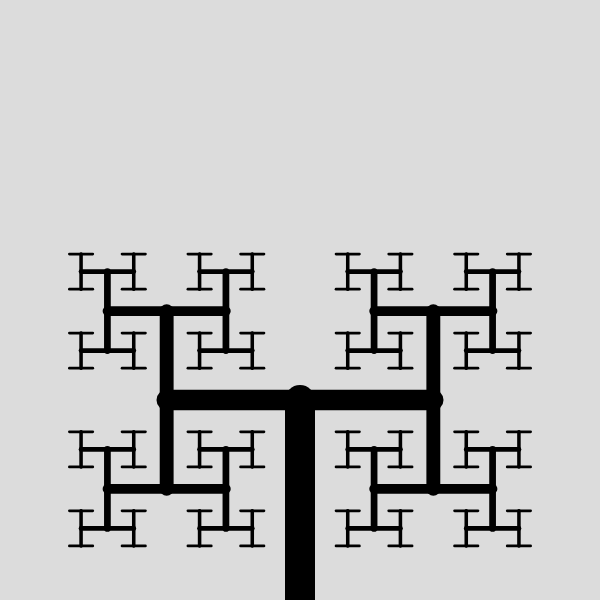
Frame 1 (no input)
Frame 60 (no input): identical to frame 1, image omitted
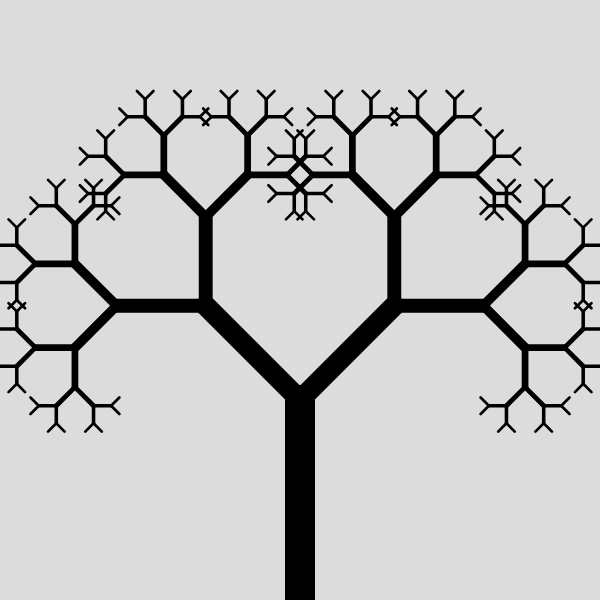
Frame 120 (the mouse pressed at the canvas centre since frame 60)

The p5.js sketch that drew these frames (run headless with seeded random() and noise() and a simulated clock; from frame 60 on, the mouse is pressed at the canvas centre):

// p5.js sketch
// ── sketch.js
let angle;

function setup() {
  createCanvas(600, 600);
  background(220);
  angle = PI/2;
}

function draw() {
  background(220);

  angle = map(mouseX, 0, width, PI/2, 0);

  translate(width/2, height);
  branch( 200 );
}


function branch(len) {
  let thickness = map(len, 0, 200, 1, 30);
  strokeWeight(thickness);
  line(0, 0, 0, -len);
  translate(0, -len);
  len = len * 2/3;

  if (len > 10) {
    push();
    rotate(angle);
    branch(len);
    pop();

    push();
    rotate(-angle);
    branch(len);
    pop();
  }
}














// :D
